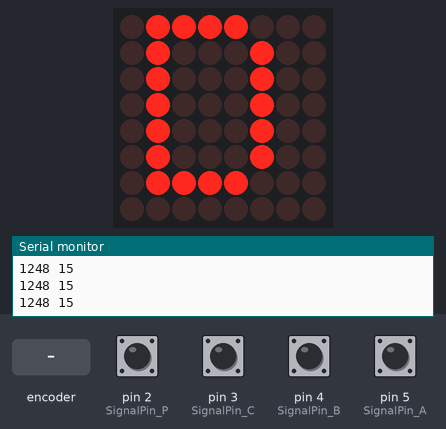
A sketch run on a simulated Arduino Uno, built with avr-gcc and run on an emulated ATmega328P. On the bench: 8×8 LED matrix, the last lines printed to the serial monitor. Inputs (shaded band) come from the test bench; at power-on: pin 2 (SignalPin_P), pin 3 (SignalPin_C), pin 4 (SignalPin_B), pin 5 (SignalPin_A) HIGH.

Above: at 1.2 s.
1.3 s: rotary encoder on pin 5 (SignalPin_A) / pin 4 (SignalPin_B) turned 1 step (first pin leading)
At 1.7 s:
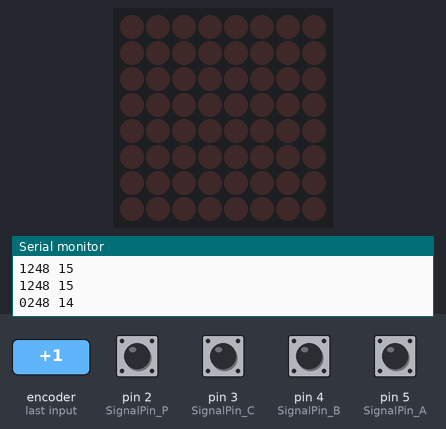
3.5 s: pin 3 (SignalPin_C) pulled LOW for 3.2 s
At 5.79 s:
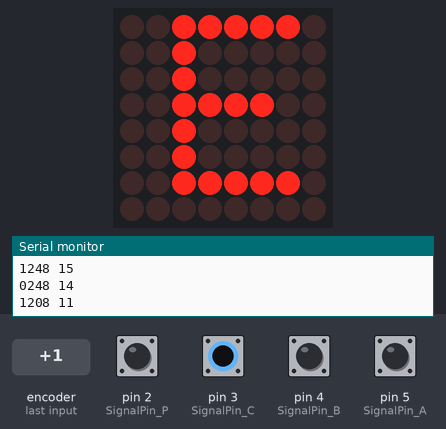
7.3 s: pin 2 (SignalPin_P) pulled LOW for 3.2 s
At 9.8 s:
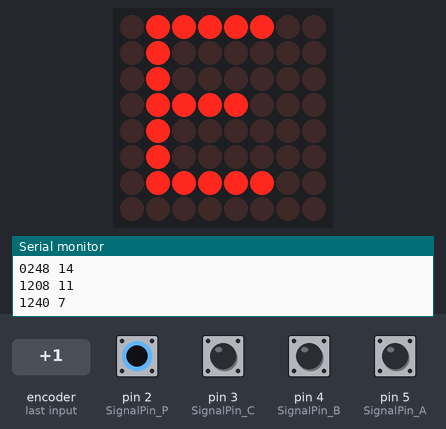
11.1 s: pin 2 (SignalPin_P) driven LOW and pin 3 (SignalPin_C) driven LOW
At 13.8 s:
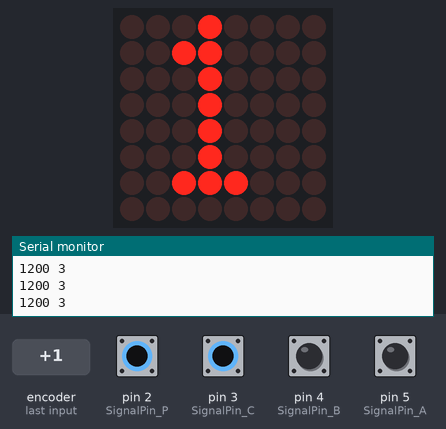
14.1 s: pin 3 (SignalPin_C) driven HIGH
At 14.88 s:
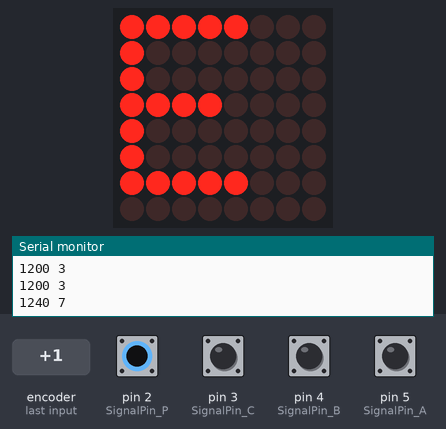
16.5 s: pin 2 (SignalPin_P) driven HIGH
At 19.3 s:
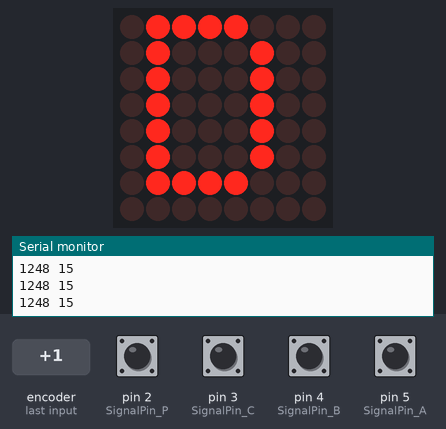

Measured:
- after the input at 1.3 s, the display: changes at once (image 1)
- after the input at 11.1 s, the display: changes after 1.9 s (image 4)
- after the input at 14.1 s, the display: first changes at once (image 5 shows a later state)
- after the input at 16.5 s, the display: changes after 1.5 s (image 6)

The sketch:

ShiftIndicatorV2.ino
```cpp
/*========================================================================================================================
*
* Arduino Source File -- Created with Arduino Software version 1.8.19
*
* SKETCH NAME: ShiftIndicatorV2.ino
*
* AUTHOR: Jim Borecky
* DATE  : 05-13-2022
*
* COMMENT: This sketch was written to get inputs from a 4L60E transmission and output the 4 signal input pattern to a
*   8x8 matix display the shows (P,R,N,O,D,2,1)
*   Original source was ShiftIndicator.ino which will have some corrections that need to be made.
*
* REQUIREMENTS:
*         Written for Ardunio UNO and tested on Ardunio Nano Every
*   INPUT PINS: from transmission(configurable). See source comments.
*   OUTPUT PINS:  GND to - (pin29)
*                 +5V to + (pin27)
*                 A5  to C (pin24)
*                 A4  to D (pin23)
*
* NOTE: It doesn't appear there is a pin one on the Adafruit Mini 8x8 LED Matrix w/I2C Backpack - Red [ADA870] but can
*       be inserted into the board either way. (Needs to be comfirmed.)
*========================================================================================================================*/
//Configurable Variables
int SignalPin_A = 5;  //~D5(pin8)
int SignalPin_B = 4;  //D4(pin7)
int SignalPin_C = 3;  //~D3(pin6)
int SignalPin_P = 2;  //D2(pin5)

/*Truth table for 4L60E

          SigA(Blk/Wht) SigB(Yel) SigC(Gry) SigP(Wht)      Value
  Park      HIGH          LOW       LOW       HIGH           9
  Reverse   HIGH          HIGH      LOW       LOW            12
  Neutral   LOW           HIGH      LOW       HIGH           5
  Overdrive LOW           HIGH      HIGH      LOW            6
  Drive     HIGH          HIGH      HIGH      HIGH           15
  Second    HIGH          LOW       HIGH      LOW            10
  First     LOW           LOW       HIGH      HIGH           3

  */
static const int Park = 9;
static const int Reverse = 12;
static const int Neutral = 5;
static const int Overdrive = 6;
static const int Drive = 15;
static const int Second = 10;
static const int First = 3;


//Variables used to store values
int SignalA = 0;
int SignalB = 0;
int SignalC = 0;
int SignalP = 0;
int leds = 0;

#include <Wire.h>
#include <Adafruit_GFX.h>
#include "Adafruit_LEDBackpack.h"

Adafruit_8x8matrix matrix = Adafruit_8x8matrix();

static const uint8_t PROGMEM
OverDrive_bmp[] =
  { B00111100,
    B01000010,
    B10111001,
    B10100101,
    B10100101,
    B10111001,
    B01000010,
    B00111100 };

void setup() {
  //Setup the transmission inputs
  pinMode(SignalPin_A, INPUT_PULLUP);
  pinMode(SignalPin_B, INPUT_PULLUP);
  pinMode(SignalPin_C, INPUT_PULLUP);
  pinMode(SignalPin_P, INPUT_PULLUP);

  //Initialize the Matrix
  Serial.begin(9600);
  Serial.println("8x8 LED Matrix Test");
  matrix.begin(0x70);  // pass in the address
}

void loop() {
  // Read the inputs and multiply
  if (digitalRead(SignalPin_A) == LOW) {
    SignalA = 0;
  } else {
    SignalA = 1;
  };
  Serial.print(SignalA);
  if (digitalRead(SignalPin_B) == LOW) {
    SignalB = 0;
  } else {
    SignalB = 2;
  };
  Serial.print(SignalB);
  if (digitalRead(SignalPin_C) == LOW) {
    SignalC = 0;
  } else {
    SignalC = 4;
  };
  Serial.print(SignalC);
  if (digitalRead(SignalPin_P) == LOW) {
    SignalP = 0;
  } else {
    SignalP = 8;
  };
  Serial.print(SignalP);
  leds = SignalA + SignalB + SignalC + SignalP;

  //Setup output based on the multiplier(P,R,N,O,D,2,1)
  matrix.setRotation(0);

  Serial.print (" ");
  Serial.println(leds);

  switch (leds) {
      case Park: //Park
          matrix.clear();
          matrix.setCursor(1,0);
          matrix.print("P");
          matrix.writeDisplay();
      break;
      case Reverse: //Reverse
          matrix.clear();
          matrix.setCursor(1,0);
          matrix.print("R");
          matrix.writeDisplay();
      break;
      case Neutral: //Neutral
          matrix.clear();
          matrix.setCursor(1,0);
          matrix.print("N");
          matrix.writeDisplay();
      break;
      case Overdrive: //OverDrive
          matrix.clear();
          matrix.drawBitmap(0, 0, OverDrive_bmp, 8, 8, LED_ON);
          matrix.writeDisplay();
      break;
      case Drive: //Drive
          matrix.clear();
          matrix.setCursor(1,0);
          matrix.print("D");
          matrix.writeDisplay();
      break;
      case Second: //Second
          matrix.clear();
          matrix.setCursor(1,0);
          matrix.print("2");
          matrix.writeDisplay();
      break;
      case First: //First
          matrix.clear();
          matrix.setCursor(1,0);
          matrix.print("1");
          matrix.writeDisplay();
      break;
      default: //Error
          for (int8_t x=7; x>=-30; x--) {
              matrix.clear();
              matrix.setCursor(x,0);
              matrix.print("E"); matrix.println(leds);
              //matrix.print(leds);
              //matrix.print(Error);
              matrix.writeDisplay();
              delay(100);
          }
      break;
   };
}
```
